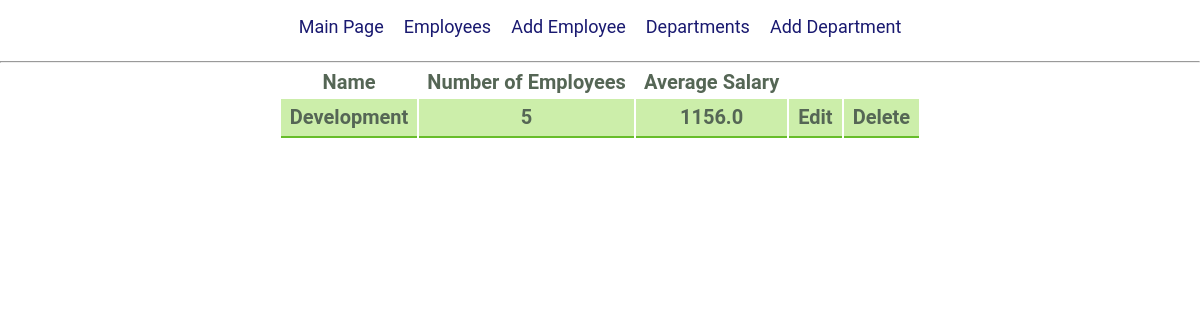
The app's page /department/3 with its own data.
### models/db_tables.py (models this page shows, shortened)
class Department(db.Model):
    id = db.Column(db.Integer, primary_key=True)
    name = db.Column(db.String(50), nullable=False)

### views/dep_views.py (the view)
@view_departments.route('/department/<int:_id>')
def show_dep(_id):
    deps = []
    deps.append(Department.query.get(_id))
    number = Employee.query.filter_by(department=Department.query.get(_id).name).count()
    salary = 0
    for elem in Employee.query.filter_by(department=Department.query.get(_id).name):
        salary += elem.salary
    try:
        salary /= number
    except ZeroDivisionError:
        return "There is no employees in this department"
    return render_template('departments.html', deps=deps, number=number, salary=round(salary, 2))

### templates/departments.html (shortened to what this page needs)
<!DOCTYPE html>
<html lang = "en">
<head>
   <link rel="stylesheet" type="text/css" href="{{ url_for('static',filename='main.css') }}">
   <link rel="stylesheet" type="text/css" href="{{ url_for('static',filename='tables.css') }}">
</head>
   <body>
      <header>
         <div class="container">
            <ul class="nav">
                <li>
                  <a href = "{{ url_for('view_employees.index') }}">Main Page</a>
               </li>
               <li>
                  <a href = "{{ url_for('view_employees.show_all_emp') }}">Employees</a>
               </li>
               <li>
                  <a href = "{{ url_for('crud_emp.new_emp') }}">Add Employee</a>
               </li>
               <li>
                  <a href = "{{ url_for('view_departments.show_all_dep') }}">Departments</a>
               </li>
               <li>
                  <a href = "{{ url_for('crud_dep.new_dep') }}">Add Department</a>
            </ul>
         </div>
      </header>
      <hr/>
      <section class="main">
         <div class="container">
             <div class="main_part">
            <table>
               <thead>
                  <tr>
                        <th>Name</th>
                        <th>Number of Employees</th>
                        <th>Average Salary</th>
                  </tr>
               </thead>
               <tbody>
                  {% for depart in deps %}
                     <tr>
                           <td><a href="/department/{{ depart.id }}">{{ depart.name }}</a></td>
                           <td>{{ number }}</td>
                           <td>{{ salary }}</td>
                           <td><a href="/department/{{ depart.id }}/edit">Edit</a></td>
                           <td><a href="/department/{{ depart.id }}/del">Delete</a></td>
                     </tr>
                  {% endfor %}
               </tbody>
            </table>
         </div>
         </div>
      </section>
   </body>
</html>

### static/main.css (style rules this page uses)
body { padding: 0; margin: 0; }
.container { margin: 0 auto; width: 90%; display: flex; justify-content: center; }
.nav { display: flex; }
.nav a { text-decoration: none; font-family: Roboto, sans-serif; font-size: 18px; color: #191970; }
.nav li { margin-right: 20px; display: block; }
.main_part { display: block; }

### static/tables.css (style rules this page uses)
table { background-color: #FFF; border: none; color: #565; font: 20px Roboto, sans-serif; }
table, td, th { margin: 0; padding: 0; vertical-align: middle; text-align: center; }
tbody td { background-color: #DFC; border-bottom: 2px solid #B3DE94; border-top: 3px solid #FFFFFF; padding: 9px; }
thead th, tr { font-size: 20px; font-weight: bold; line-height: 19px; padding: 0 8px 2px; text-align:center; }
tbody tr td { background-color: #CEA; border-bottom: 2px solid #67BD2A; }
a { text-decoration: none; color: #565; }

### records on screen
Department: name "Development", number "5", salary "1156.0"
